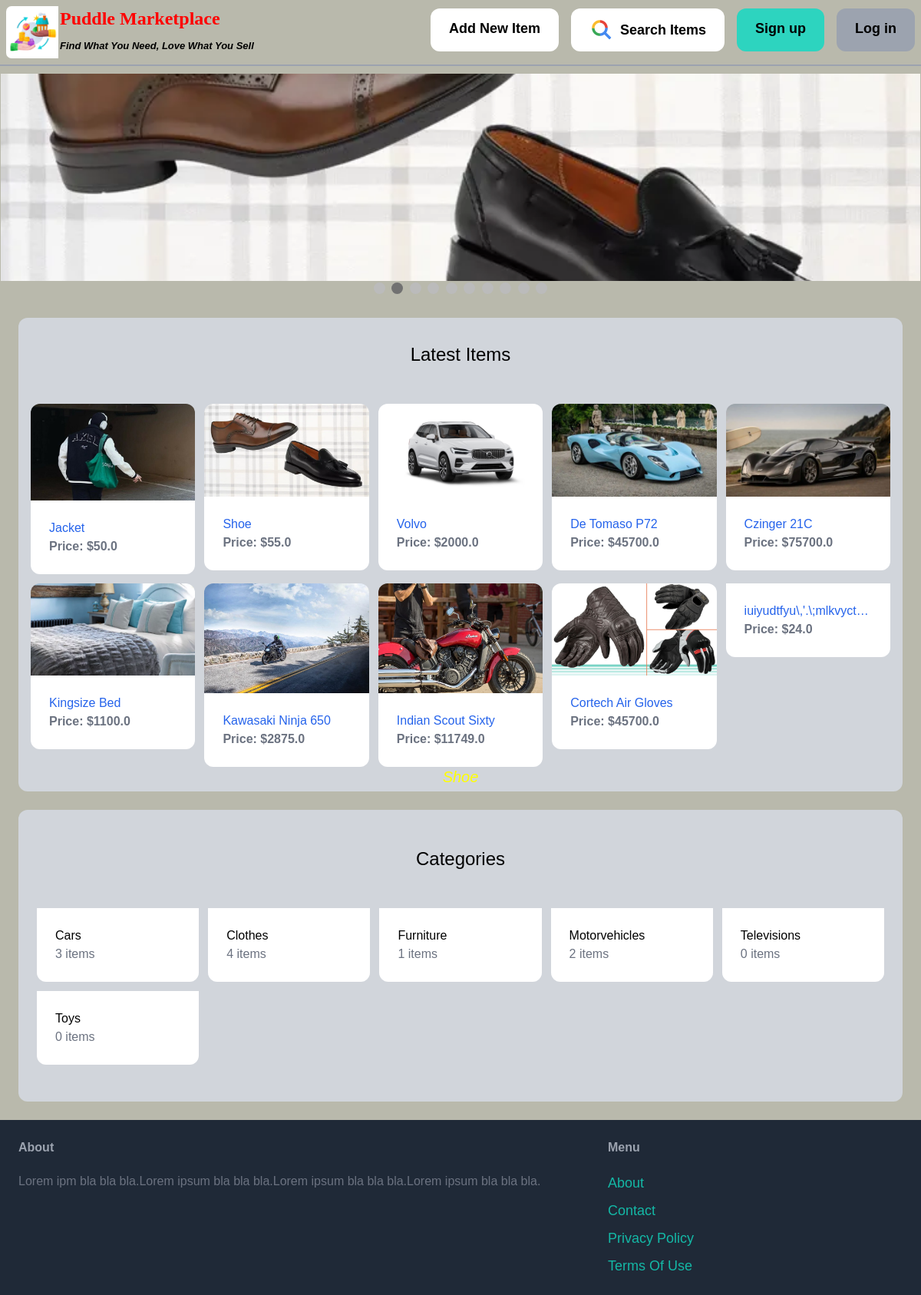
The page / on the database its author committed.
### items/models.py (models this page shows, shortened)
class Item(models.Model):
    cartegory = models.ForeignKey(Cartegory, related_name='items', on_delete=models.CASCADE)
    name = models.CharField(max_length=255)
    description = RichTextField(blank=True, null=True)
    price = models.FloatField()
    image = models.ImageField(upload_to='item_images', blank=True, null=True)
    is_sold = models.BooleanField(default=False)
    created_by = models.ForeignKey(User, related_name='items', on_delete=models.CASCADE)
    created_at = models.DateTimeField(auto_now_add=True)

class Cartegory(models.Model):
    name = models.CharField(max_length=255)
    class Meta:
        ordering = ('name',)
        verbose_name_plural = 'Categories'

### core/views.py (the view)
# urls.py: path('', views.index, name='index'),
def index(request):
    items = Item.objects.filter(is_sold=False) [0:20]
    categories = Cartegory.objects.all()
    return render(request, 'core/index.html',{
        'categories': categories,
        'items': items,
    })

### core/templates/core/index.html (shortened to what this page needs)
{% extends 'core/base.html' %}
{% block content %}
<div class="slideshow-container">
    <br>
    <br>
    <br>
    {% for item in items %}
        {% if item.image %}
        <div class="mySlides fade">
            <a href="{% url 'items:detail' item.id %}">
                {% if item.image %}
                    <img src="{{ item.image.url }}" class="advertisement-image" alt="Advertisement Image">
                {% endif %}
            </a>
            <div class="text"><em>{{ item.name }}</em></div>
        </div>
        {% endif %}
    {% endfor %}
</div>
<div style="text-align:center">
    {% for _ in items %}
        <span class="dot"></span>
    {% endfor %}
</div>
<div class="mt-6 px-4 py-8 bg-gray-300 rounded-xl">
    <h2 class="mb-12 text-2xl text-center">Latest Items</h2>
    <div class="grid grid-cols-2 md:grid-cols-5 gap-3">
        {% for item in items %}
            <div>
                <a href="{% url 'items:detail' item.id %}">
                    <div>
                        {% if item.image %}
                            <img src="{{ item.image.url }}" class="rounded-t-xl">
                        {% endif %}
                    </div>
                    <div class="p-6 bg-white rounded-b-xl">
                        <h2 class="text-blue-600 text-1xl truncate no-underline hover:underline hover:text-red-500">{{ item.name }}</h2>
                        <p class="text-gray-500"><b>Price: ${{ item.price }}</b></p>
                    </div>
                </a>
            </div>
        {% endfor %}
    </div>
</div>
    <div class="mt-6 px-6 py-12 bg-gray-300 rounded-xl">
        <h2 class="mb-12 text-2xl text-center">Categories</h2>
        <div class="grid grid-cols-5 gap-3">
            {% for category in categories %}
                <div>
                    <a href="#">
                        <div class="p-6 bg-white rounded-b-xl">
                            <h2 class="text-1xl">{{ category.name }}</h2>
                            <p class="text-gray-500">{{ category.items.count }} items</p>
                        </div>
                    </a>
                </div>
            {% endfor %}
        </div>
    </div>
    <link rel="stylesheet" href="https://unpkg.com/swiper/swiper-bundle.min.css">
{% endblock %}

### core/templates/core/base.html (style rules this page uses)
body { background-color: #b9b9ac; display: flex; flex-direction: column; min-height: 100vh; font-family: Arial, Helvetica, sans-serif; }
html { scroll-behavior: smooth; }
.advertisement-image { display: block; width: 100%; height: 270px; object-fit: cover; }
* { box-sizing: border-box; }
.mySlides { display: none; }
img { vertical-align: middle; }
.slideshow-container { margin-left: -23px; margin-right: -23px; padding-left: 0; padding-right: 0; }
.text { color: #FFFF00; font-size: 15px; padding: 8px 12px; position: absolute; top: 60%; left: 50%; transform: translate(-50%, -50%); width: 100%; text-align: center; font-size: 20px; }
.dot { height: 15px; width: 15px; margin: 0 2px; background-color: #bbb; border-radius: 50%; display: inline-block; transition: background-color 0.6s ease; }
.active { background-color: #717171; }
.fade { animation-name: fade; animation-duration: 1.5s; }
.truncate { overflow: hidden; white-space: nowrap; text-overflow: ellipsis; }

### rows shown on the page
Item: image (picture), name "Shoe", price "55.0"
Item: image (picture), name "Jacket", price "50.0"
Item: image (picture), name "Volvo", price "2000.0"
Item: image (picture), name "De Tomaso P72", price "45700.0"
Item: image (picture), name "Czinger 21C", price "75700.0"
Item: image (picture), name "Kingsize Bed", price "1100.0"
Item: image (picture), name "Kawasaki Ninja 650", price "2875.0"
Item: image (picture), name "Indian Scout Sixty", price "11749.0"
Item: image (picture), name "Cortech Air Gloves", price "45700.0"
Item: name "iuiyudtfyu\\,'.\\;mlkvyct…", price "24.0"
Cartegory: name "Cars", items.count "3"
Cartegory: name "Clothes", items.count "4"
Cartegory: name "Furniture", items.count "1"
Cartegory: name "Motorvehicles", items.count "2"
Cartegory: name "Televisions", items.count "0"
Cartegory: name "Toys", items.count "0"
